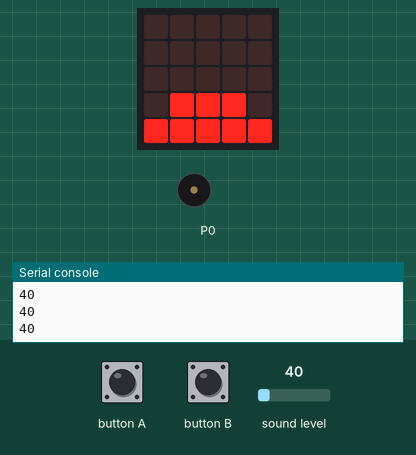
Recording of a program running on a simulated BBC micro:bit (MakeCode). On the bench: the board's 5×5 LED display, buzzer (waves = sounding), the last lines printed to the serial console. Inputs (shaded band) come from the test bench; at power-on: sound level 40.

Above: at 1.2 s.
1.3 s: sound level set to 5
At 1.9 s:
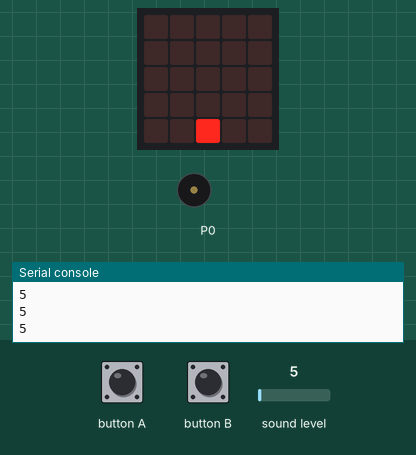
2.8 s: sound level set to 64
At 3.6 s:
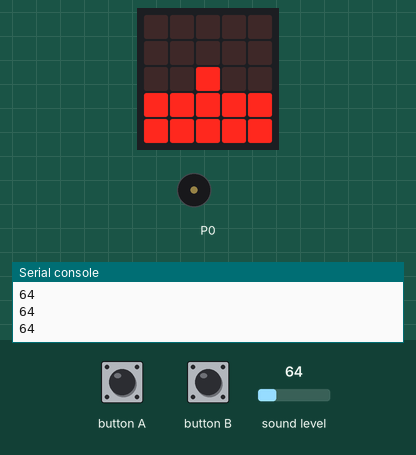
4.3 s: sound level set to 128
At 4.9 s:
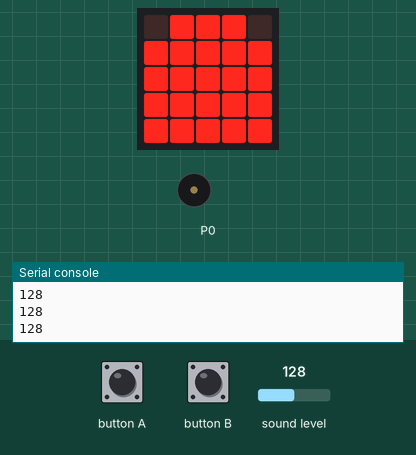
5.8 s: sound level set to 191
At 6.2 s:
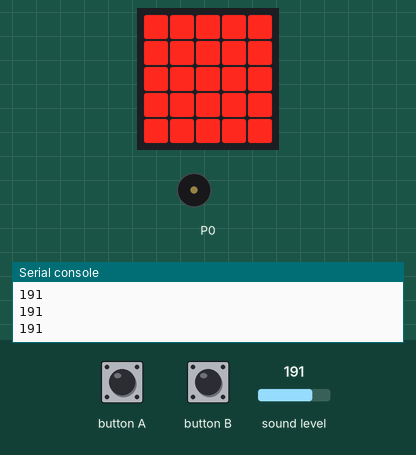
7.3 s: button A pressed for 0.15 s
At 8.7 s:
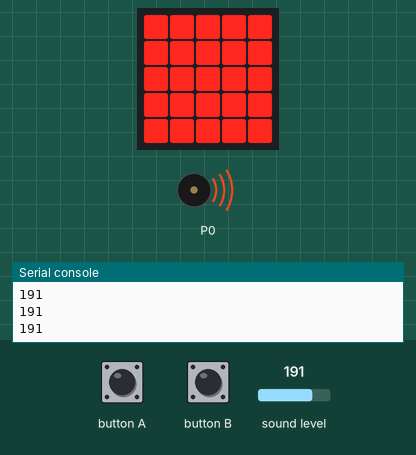
Timing chart, 0 to 9.0 s (numbered marks = the images above; inputs shaded):
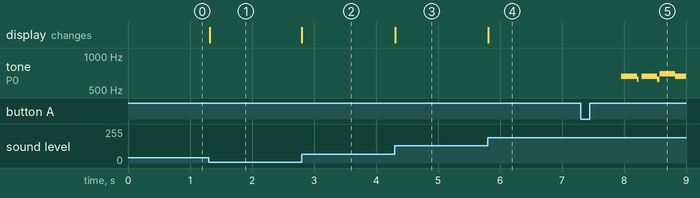

Measured:
- after the input at 1.3 s, the display: changes at once (image 1)
- after the input at 2.8 s, the display: changes at once (image 2)
- after the input at 4.3 s, the display: changes at once (image 3)
- after the input at 5.8 s, the display: changes at once (image 4)
- after the input at 7.3 s, tone on P0: plays 659 Hz for 0.26 s, 622 Hz for 0.03 s, 659 Hz for 0.26 s, 622 Hz for 0.04 s, 698 Hz for 0.26 s, 659 Hz for 0.17 s, starting after 0.66 s

The program:

main.ts
```typescript
input.onButtonPressed(Button.A, function () {
    music.rest(music.beat(BeatFraction.Whole))
    music.playTone(659, music.beat(BeatFraction.Half))
    music.playTone(622, music.beat(BeatFraction.Sixteenth))
    music.rest(music.beat(BeatFraction.Sixteenth))
    music.playTone(659, music.beat(BeatFraction.Half))
    music.playTone(622, music.beat(BeatFraction.Sixteenth))
    music.playTone(698, music.beat(BeatFraction.Half))
    music.playTone(659, music.beat(BeatFraction.Half))
    music.playTone(587, music.beat(BeatFraction.Half))
    music.playTone(659, music.beat(BeatFraction.Half))
    music.playTone(440, music.beat(BeatFraction.Whole))
    music.playTone(587, music.beat(BeatFraction.Half))
    music.playTone(523, music.beat(BeatFraction.Half))
    music.playTone(440, music.beat(BeatFraction.Whole))
    music.playTone(523, music.beat(BeatFraction.Whole))
    music.playTone(587, music.beat(BeatFraction.Whole))
    music.rest(music.beat(BeatFraction.Sixteenth))
    music.playTone(587, music.beat(BeatFraction.Eighth))
    music.playTone(523, music.beat(BeatFraction.Sixteenth))
    music.playTone(587, music.beat(BeatFraction.Eighth))
    music.playTone(523, music.beat(BeatFraction.Sixteenth))
    music.playTone(587, music.beat(BeatFraction.Eighth))
    music.playTone(523, music.beat(BeatFraction.Sixteenth))
    music.playTone(659, music.beat(BeatFraction.Half))
    music.playTone(587, music.beat(BeatFraction.Half))
    music.playTone(523, music.beat(BeatFraction.Half))
    music.playTone(587, music.beat(BeatFraction.Half))
    music.playTone(659, music.beat(BeatFraction.Whole))
    music.playTone(523, music.beat(BeatFraction.Half))
    music.playTone(440, music.beat(BeatFraction.Half))
    music.playTone(523, music.beat(BeatFraction.Whole))
    music.rest(music.beat(BeatFraction.Sixteenth))
    music.playTone(523, music.beat(BeatFraction.Whole))
    music.playTone(466, music.beat(BeatFraction.Sixteenth))
    music.playTone(440, music.beat(BeatFraction.Whole))
    music.playTone(659, music.beat(BeatFraction.Half))
    music.playTone(622, music.beat(BeatFraction.Sixteenth))
    music.rest(music.beat(BeatFraction.Sixteenth))
    music.playTone(659, music.beat(BeatFraction.Half))
    music.playTone(622, music.beat(BeatFraction.Sixteenth))
    music.playTone(698, music.beat(BeatFraction.Half))
    music.playTone(659, music.beat(BeatFraction.Half))
    music.playTone(587, music.beat(BeatFraction.Half))
    music.playTone(523, music.beat(BeatFraction.Half))
    music.playTone(659, music.beat(BeatFraction.Half))
    music.playTone(587, music.beat(BeatFraction.Whole))
    music.playTone(659, music.beat(BeatFraction.Half))
    music.playTone(440, music.beat(BeatFraction.Whole))
    music.rest(music.beat(BeatFraction.Sixteenth))
    music.playTone(440, music.beat(BeatFraction.Half))
    music.playTone(523, music.beat(BeatFraction.Half))
    music.playTone(494, music.beat(BeatFraction.Whole))
    music.rest(music.beat(BeatFraction.Sixteenth))
    music.playTone(494, music.beat(BeatFraction.Half))
    music.playTone(466, music.beat(BeatFraction.Sixteenth))
    music.playTone(494, music.beat(BeatFraction.Half))
    music.playTone(659, music.beat(BeatFraction.Whole))
    music.playTone(622, music.beat(BeatFraction.Sixteenth))
    music.rest(music.beat(BeatFraction.Sixteenth))
    music.playTone(659, music.beat(BeatFraction.Whole))
    music.playTone(622, music.beat(BeatFraction.Sixteenth))
    music.playTone(523, music.beat(BeatFraction.Breve))
})
input.onButtonPressed(Button.B, function () {
    music.rest(music.beat(BeatFraction.Whole))
    music.playTone(587, music.beat(BeatFraction.Half))
    music.playTone(587, music.beat(BeatFraction.Half))
    music.playTone(622, music.beat(BeatFraction.Half))
    music.playTone(587, music.beat(BeatFraction.Half))
    music.playTone(523, music.beat(BeatFraction.Half))
    music.playTone(587, music.beat(BeatFraction.Half))
    music.playTone(392, music.beat(BeatFraction.Whole))
    music.playTone(523, music.beat(BeatFraction.Half))
    music.playTone(466, music.beat(BeatFraction.Half))
    music.playTone(392, music.beat(BeatFraction.Whole))
    music.playTone(466, music.beat(BeatFraction.Whole))
    music.playTone(523, music.beat(BeatFraction.Whole))
    music.playTone(523, music.beat(BeatFraction.Half))
    music.playTone(523, music.beat(BeatFraction.Half))
    music.playTone(587, music.beat(BeatFraction.Half))
    music.playTone(523, music.beat(BeatFraction.Half))
    music.playTone(466, music.beat(BeatFraction.Half))
    music.playTone(523, music.beat(BeatFraction.Half))
    music.playTone(587, music.beat(BeatFraction.Whole))
    music.playTone(466, music.beat(BeatFraction.Half))
    music.playTone(392, music.beat(BeatFraction.Half))
    music.playTone(392, music.beat(BeatFraction.Half))
    music.playTone(466, music.beat(BeatFraction.Half))
    music.playTone(392, music.beat(BeatFraction.Half))
    music.playTone(466, music.beat(BeatFraction.Half))
    music.playTone(392, music.beat(BeatFraction.Whole))
    music.playTone(587, music.beat(BeatFraction.Half))
    music.playTone(587, music.beat(BeatFraction.Half))
    music.playTone(622, music.beat(BeatFraction.Half))
    music.playTone(587, music.beat(BeatFraction.Half))
    music.playTone(523, music.beat(BeatFraction.Half))
    music.playTone(466, music.beat(BeatFraction.Half))
    music.playTone(587, music.beat(BeatFraction.Half))
    music.playTone(523, music.beat(BeatFraction.Whole))
    music.playTone(587, music.beat(BeatFraction.Half))
    music.playTone(392, music.beat(BeatFraction.Whole))
    music.playTone(392, music.beat(BeatFraction.Half))
    music.playTone(466, music.beat(BeatFraction.Half))
    music.playTone(440, music.beat(BeatFraction.Whole))
    music.playTone(440, music.beat(BeatFraction.Half))
    music.playTone(440, music.beat(BeatFraction.Half))
    music.playTone(587, music.beat(BeatFraction.Whole))
    music.playTone(523, music.beat(BeatFraction.Whole))
    music.playTone(466, music.beat(BeatFraction.Breve))
})
music.setVolume(185)
basic.forever(function () {
    led.plotBarGraph(
    input.soundLevel(),
    150
    )
})
```

test.ts
```typescript
// 在此处测试；当此软件包作为插件使用时，将不会编译此软件包。
```
